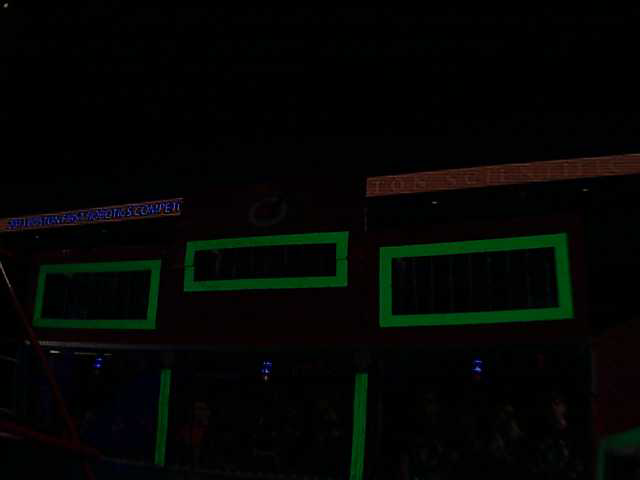
#> input picture code/demo.png, 640 x 480 px
$ python 3_hsv.py   (older library calls are emulated)
#> lines starting #> are read from the running program, lines starting #| are printed output that depends on the picture; after the words box and inside, x2 and y2 are one past the last pixel; in counts of white or black regions, pixels touching at a corner belong together

import cv2
import numpy as np

def binarize(im):
    '''Turn into white any portion of the image that is not zero'''
    new = np.zeros_like(im, dtype=np.uint8)
    new[im > 1] = 255
    return new

if __name__ == '__main__':

    img = cv2.imread('demo.png')
#> img is the input picture: shape (480, 640, 3); mean B, G, R 3.3, 5.3, 3.7

    # convert to HSV colorspace
    hsv = cv2.cvtColor(img, cv2.cv.CV_BGR2HSV)
#> hsv: shape (480, 640, 3); mean H, S, V 34.8, 88.8, 7.4

    h, s, v = cv2.split(hsv)
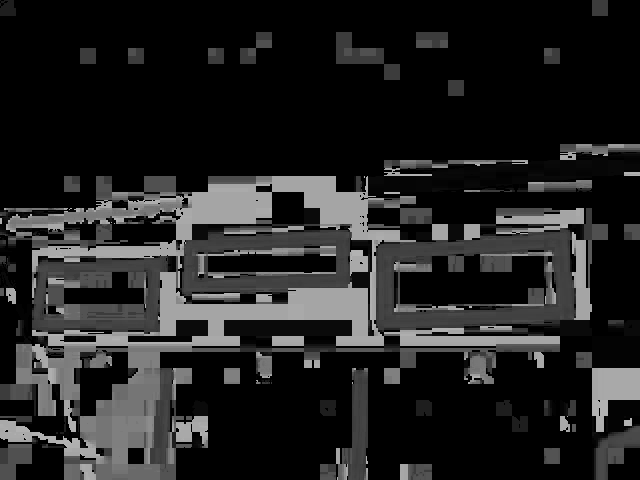
#> h: shape (480, 640); min 0, max 179, mean 34.8
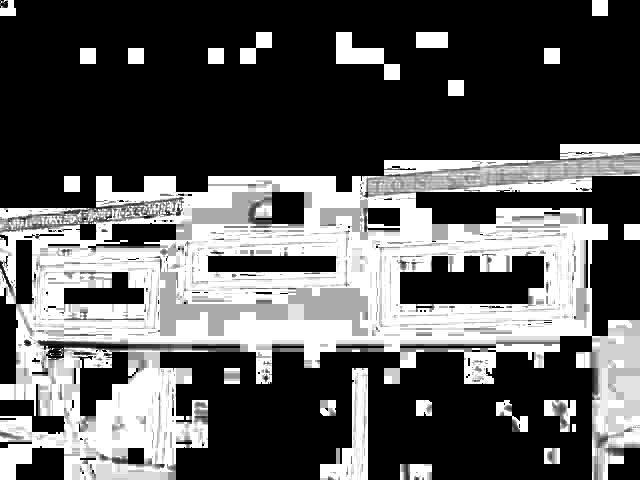
#> s: shape (480, 640); min 0, max 255, mean 88.8
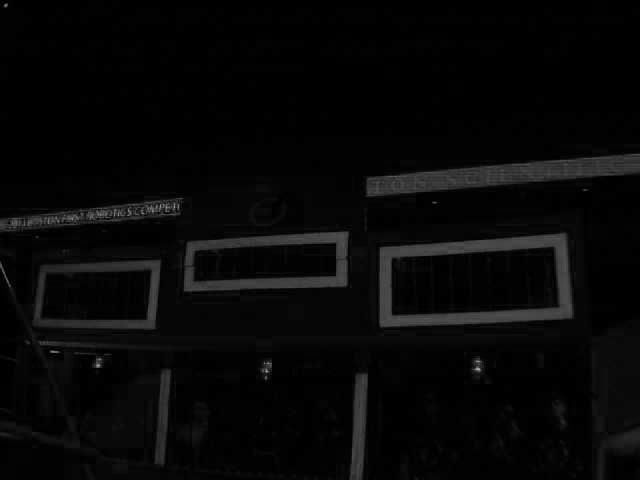
#> v: shape (480, 640); min 0, max 173, mean 7.4

    cv2.imshow("h", binarize(h))
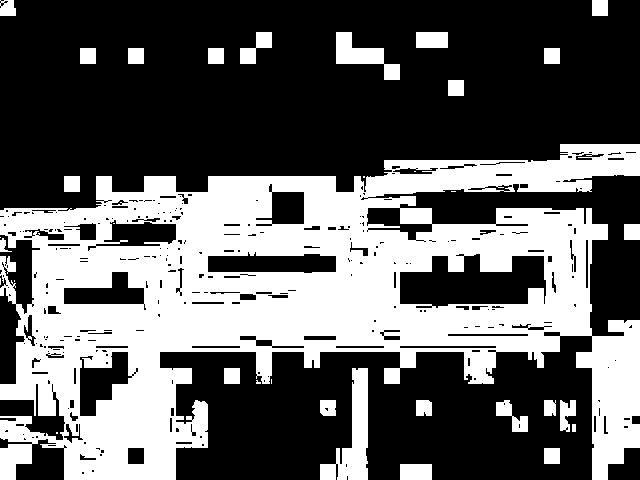
#> window 'h': shape (480, 640); 37.9% white; 34 white regions (10 under 20 px), largest, box (x1, y1, x2, y2) and area: (0, 144, 640, 480) 106804, (320, 368, 368, 480) 2453, (336, 32, 400, 80) 1280
    cv2.imshow("s", binarize(s))
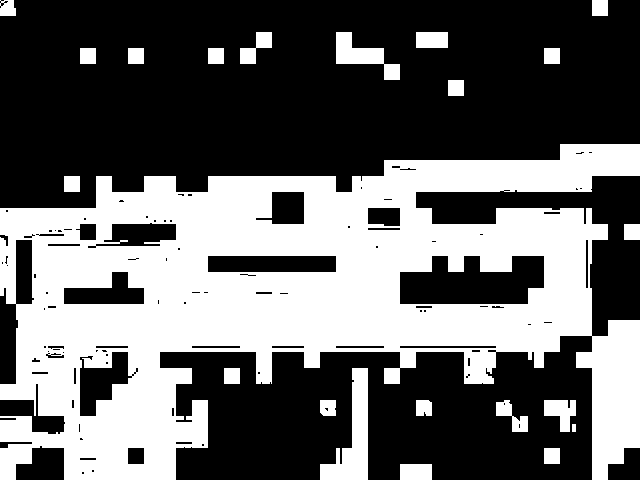
#> window 's': shape (480, 640); 40.1% white; 22 white regions, largest, box (x1, y1, x2, y2) and area: (0, 144, 640, 480) 113283, (320, 368, 368, 480) 2524, (336, 32, 400, 80) 1280
    cv2.imshow("v", binarize(v))
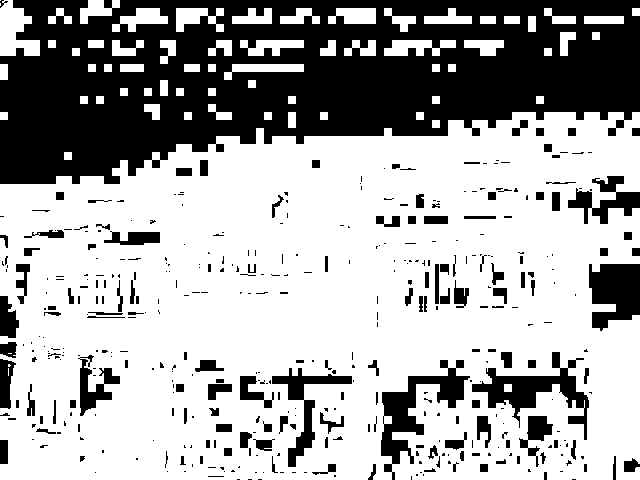
#> window 'v': shape (480, 640); 66.2% white; 419 black regions (275 under 20 px), largest, box (x1, y1, x2, y2) and area: (0, 0, 640, 184) 77208, (381, 360, 470, 480) 3156, (472, 352, 589, 440) 3003

    cv2.waitKey(0)
